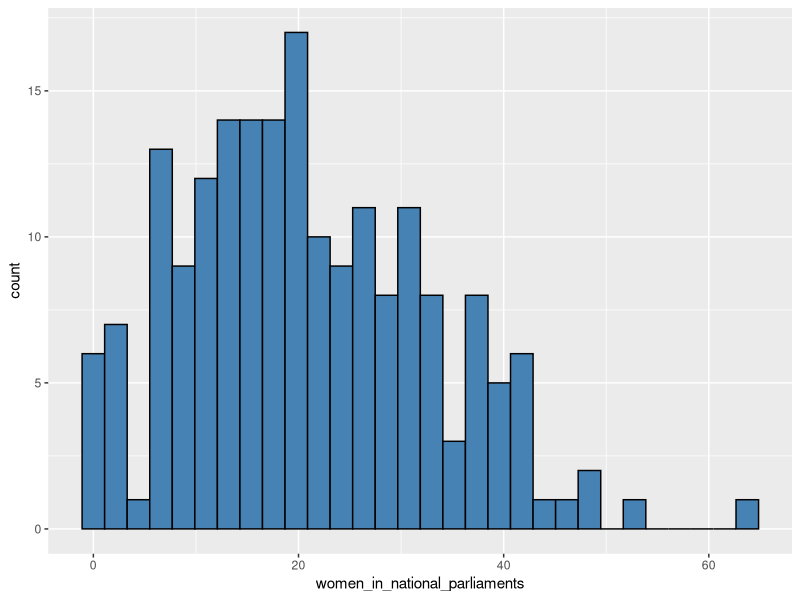

Recreate this plot in R.
library(tidyverse)

world_bank_countries <- read_csv("data/world_bank_countries.csv")

world_bank_countries %>% 
  filter(year == 2016) %>%
  ggplot(data = .,
         mapping = aes(x = women_in_national_parliaments)) + 
  geom_histogram(fill = "steelblue", color = "black",
                 bins = 30) 
